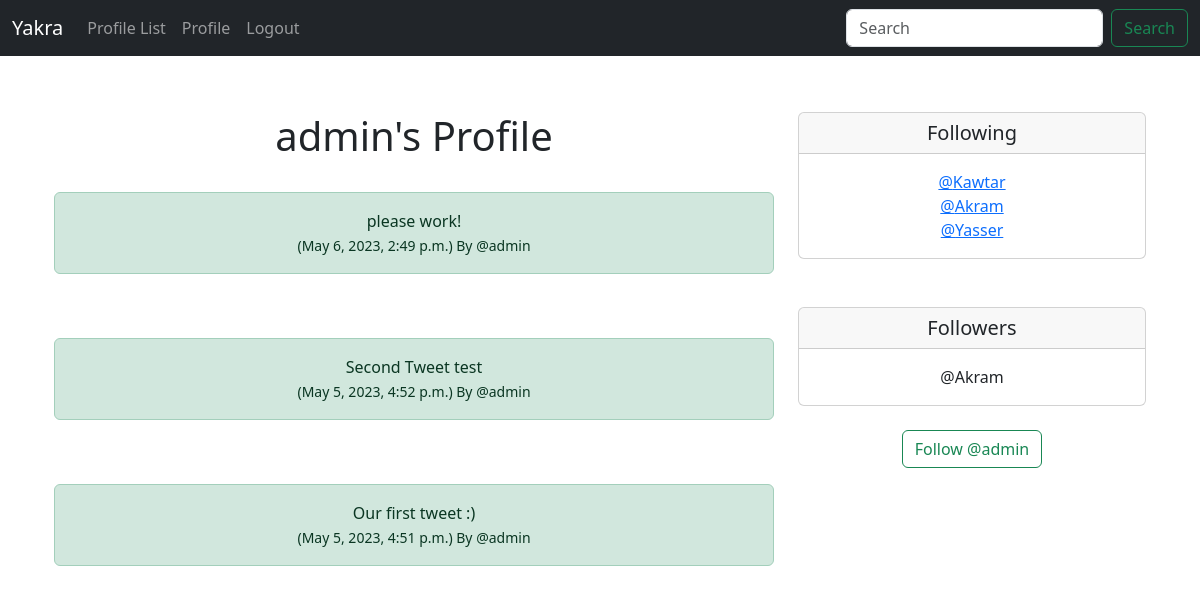
Screenshot of /profile/1 (signed in) with the database file from the repository.
### Yakra/models.py (models this page shows, shortened)
class Profile(models.Model):
    user = models.OneToOneField(User,on_delete=models.CASCADE)
    follows = models.ManyToManyField("self",
         related_name="followed_by",
         symmetrical=False, #not neccessary to follow each other
         blank=True) #don't have to follow anyone
    date_modified = models.DateTimeField(User, auto_now=True) #give use the most stuff and date time field
    def __str__(self):
        return self.user.username

class Tweet(models.Model):
    user = models.ForeignKey(
        User, related_name="tweets",
        on_delete=models.DO_NOTHING
    )
    body = models.CharField(max_length=200)
    created_at = models.DateTimeField(auto_now_add=True)

### Yakra/views.py (the view, shortened to what this page needs)
# urls.py: path('profile/<int:pk>',views.profile,name='profile'),
def profile(request, pk):
    if request.user.is_authenticated:
        profile = Profile.objects.get(user_id=pk)
        tweets = Tweet.objects.filter(user_id=pk).order_by("-created_at")
        return render(request,"profile.html",{"profile":profile, "tweets":tweets})
    else:
         messages.success(request,("You Must Be logged In to Enter this Page"))
         return redirect('home')

### Yakra/templates/profile.html (shortened to what this page needs)
{% extends 'base.html' %}
{%block content %}
{% if profile %}
    <div class="container text-center">
        <div class = "row">
            <div class="col-8">
                <h1>{{profile.user.username}}'s Profile</h1>
                <br/>
{% if tweets %}
{% for tweet in tweets %}
<div class="alert alert-success" role="alert">
  {{ tweet.body }} <br/>
  <small class ="text.muted">
    ({{tweet.created_at}}) By
    @{{tweet.user.username}}
  </small>
  </div><br/><br/>
{% endfor %}
{% endif %}
            </div>
            <div class="col-4">
                <div class="card">
<h5 class="card-header">Following</h5>
<div class="card-body">
  <p class="card-text">
          {% for following in profile.follows.all%}
              <a href="{% url 'profile' following.user.id %}">
              @{{following }}</a><br/>
          {% endfor %}
  </p>
  </div>
</div>
        <br/><br/>
        <div class="card">
<h5 class="card-header">Followers</h5>
<div class="card-body">
  <p class="card-text">
     {%for following in profile.followed_by.all%}
                @{{following }}<br/>
      {%endfor%}
  </p>
  </div>
</div>
<form method=POST>
{% if profile in user.profile.follows.all %}
    <button class="btn btn-outline-danger" name ="follow"
    value="unfollow" type="submit">
       Unfollow @{{profile.user.username|lower}}
  </button>
{% else %}
  <button class="btn btn-outline-success" name ="follow"
  value="follow" type="submit">
     Follow @{{profile.user.username|lower}}
  </button>
{% endif %}
</form>
                </div>
            </div>
        </div>
        {%endif%}
        {% endblock%}

### rows the page displays
Profile: user.username "admin"
Tweet: body "please work!", created_at "May 6, 2023, 2:49 p.m.", user.username "admin"
Tweet: body "Second Tweet test", created_at "May 5, 2023, 4:52 p.m.", user.username "admin"
Tweet: body "Our first tweet :)", created_at "May 5, 2023, 4:51 p.m.", user.username "admin"
Profile: user.username "Kawtar"
Profile: user.username "Akram"
Profile: user.username "Yasser"
